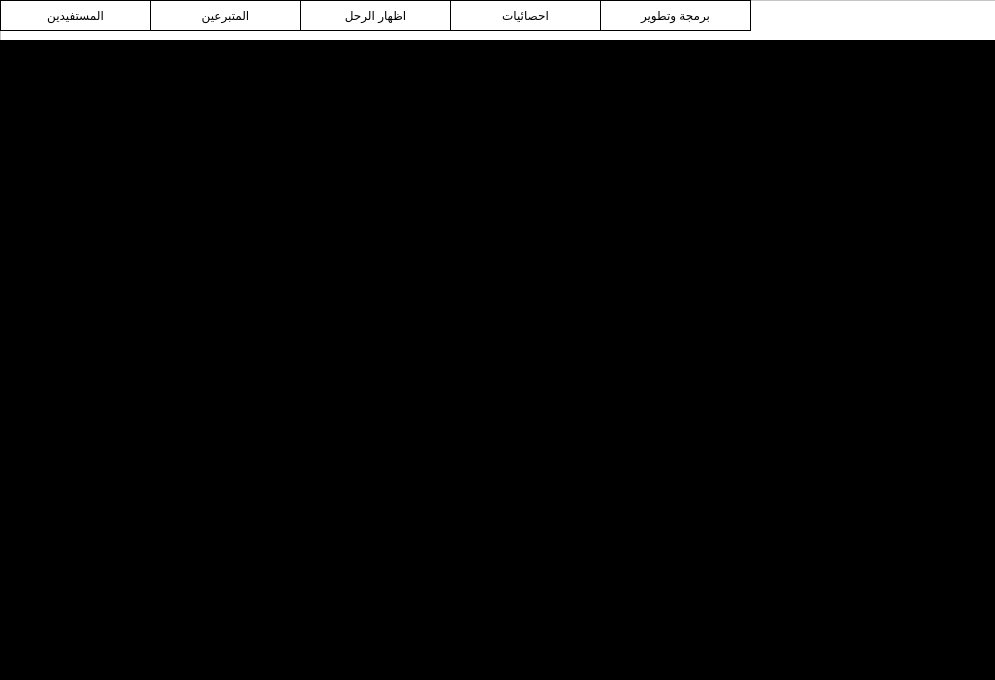
<?xml version="1.0" encoding="UTF-8"?>
<ui version="4.0">
 <class>Form</class>
 <widget class="QWidget" name="Form">
  <property name="geometry">
   <rect>
    <x>0</x>
    <y>0</y>
    <width>995</width>
    <height>680</height>
   </rect>
  </property>
  <property name="windowTitle">
   <string>Form</string>
  </property>
  <widget class="QFrame" name="buttonsFrame">
   <property name="geometry">
    <rect>
     <x>0</x>
     <y>0</y>
     <width>1001</width>
     <height>41</height>
    </rect>
   </property>
   <property name="styleSheet">
    <string notr="true">background-color:white;</string>
   </property>
   <property name="frameShape">
    <enum>QFrame::StyledPanel</enum>
   </property>
   <property name="frameShadow">
    <enum>QFrame::Raised</enum>
   </property>
   <widget class="QPushButton" name="benfitsButton">
    <property name="geometry">
     <rect>
      <x>0</x>
      <y>0</y>
      <width>151</width>
      <height>31</height>
     </rect>
    </property>
    <property name="styleSheet">
     <string notr="true">QPushButton {

text-align:center;
qproperty-icon:url(&quot;assests/people.png&quot;);
qproperty-iconSize: 30px;
background-color:transparent;
border:1px solid black;
font: 16pt &quot;Arial&quot;;
}


QPushButton:hover {background-color:#c8c8c8;}

</string>
    </property>
    <property name="text">
     <string>المستفيدين</string>
    </property>
   </widget>
   <widget class="QPushButton" name="donationsButton">
    <property name="geometry">
     <rect>
      <x>150</x>
      <y>0</y>
      <width>151</width>
      <height>31</height>
     </rect>
    </property>
    <property name="styleSheet">
     <string notr="true">QPushButton {

text-align:center;
qproperty-icon:url(&quot;assests/person.png&quot;);
qproperty-iconSize: 30px;
background-color:transparent;
border:1px solid black;
font: 16pt &quot;Arial&quot;;
}


QPushButton:hover {background-color:#c8c8c8;}

</string>
    </property>
    <property name="text">
     <string>المتبرعين</string>
    </property>
   </widget>
   <widget class="QPushButton" name="showTripsButton">
    <property name="geometry">
     <rect>
      <x>300</x>
      <y>0</y>
      <width>151</width>
      <height>31</height>
     </rect>
    </property>
    <property name="styleSheet">
     <string notr="true">QPushButton {

text-align:center;
qproperty-icon:url(&quot;assests/kaaba.png&quot;);
qproperty-iconSize: 30px;
background-color:transparent;
border:1px solid black;
font: 16pt &quot;Arial&quot;;
}


QPushButton:hover {background-color:#c8c8c8;}

</string>
    </property>
    <property name="text">
     <string>اظهار الرحل</string>
    </property>
   </widget>
   <widget class="QPushButton" name="statsButton">
    <property name="geometry">
     <rect>
      <x>450</x>
      <y>0</y>
      <width>151</width>
      <height>31</height>
     </rect>
    </property>
    <property name="styleSheet">
     <string notr="true">QPushButton {

text-align:center;
qproperty-icon:url(&quot;assests/bar-chart.png&quot;);
qproperty-iconSize: 30px;
background-color:transparent;
border:1px solid black;
font: 16pt &quot;Arial&quot;;
}


QPushButton:hover {background-color:#c8c8c8;}

</string>
    </property>
    <property name="text">
     <string>احصائيات</string>
    </property>
   </widget>
   <widget class="QPushButton" name="programmerButton">
    <property name="geometry">
     <rect>
      <x>600</x>
      <y>0</y>
      <width>151</width>
      <height>31</height>
     </rect>
    </property>
    <property name="styleSheet">
     <string notr="true">QPushButton {

text-align:center;
qproperty-icon:url(&quot;assests/programming.png&quot;);
qproperty-iconSize: 30px;
background-color:transparent;
border:1px solid black;
font: 16pt &quot;Arial&quot;;
}


QPushButton:hover {background-color:#c8c8c8;}

</string>
    </property>
    <property name="text">
     <string>برمجة وتطوير</string>
    </property>
   </widget>
  </widget>
  <widget class="QFrame" name="mainFrame">
   <property name="geometry">
    <rect>
     <x>0</x>
     <y>40</y>
     <width>1001</width>
     <height>640</height>
    </rect>
   </property>
   <property name="styleSheet">
    <string notr="true">background-color:black</string>
   </property>
   <property name="frameShape">
    <enum>QFrame::StyledPanel</enum>
   </property>
   <property name="frameShadow">
    <enum>QFrame::Raised</enum>
   </property>
   <widget class="QLabel" name="label">
    <property name="geometry">
     <rect>
      <x>100</x>
      <y>170</y>
      <width>781</width>
      <height>331</height>
     </rect>
    </property>
    <property name="text">
     <string/>
    </property>
    <property name="pixmap">
     <pixmap>logo.png</pixmap>
    </property>
    <property name="scaledContents">
     <bool>true</bool>
    </property>
   </widget>
  </widget>
 </widget>
 <resources/>
 <connections/>
</ui>
